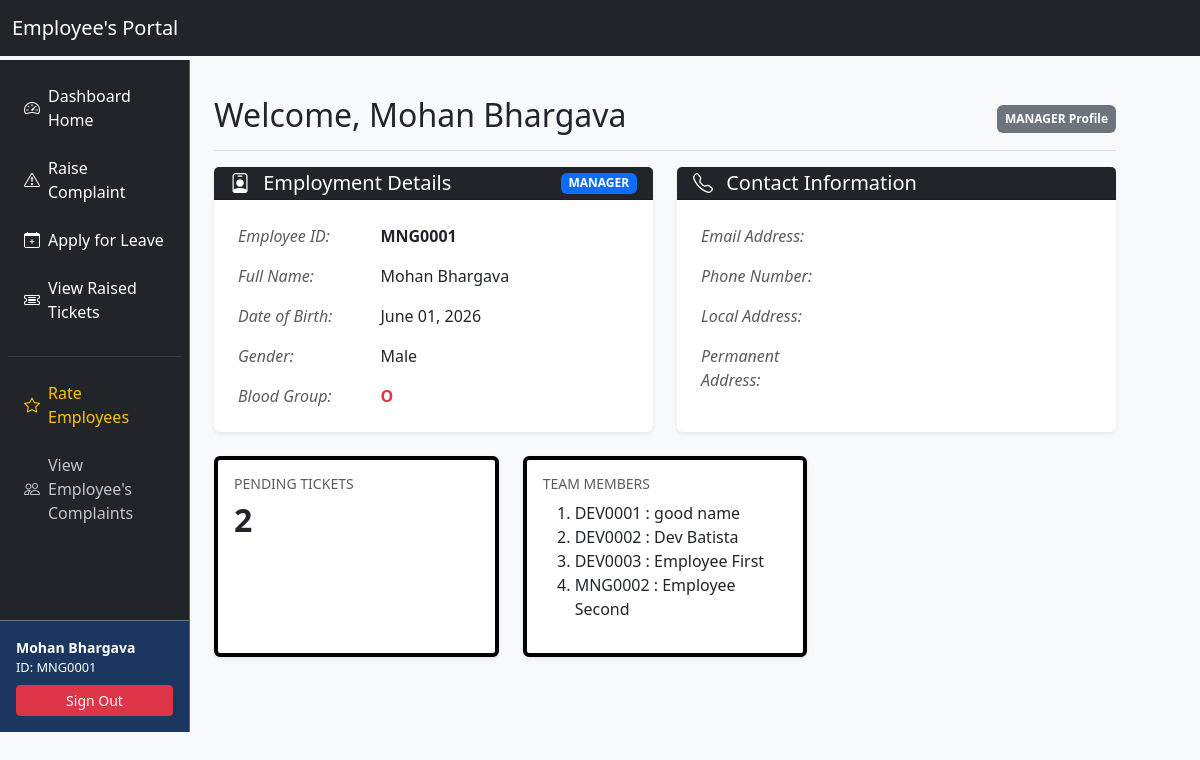
The app's page /dashboard/ (signed in), older data.
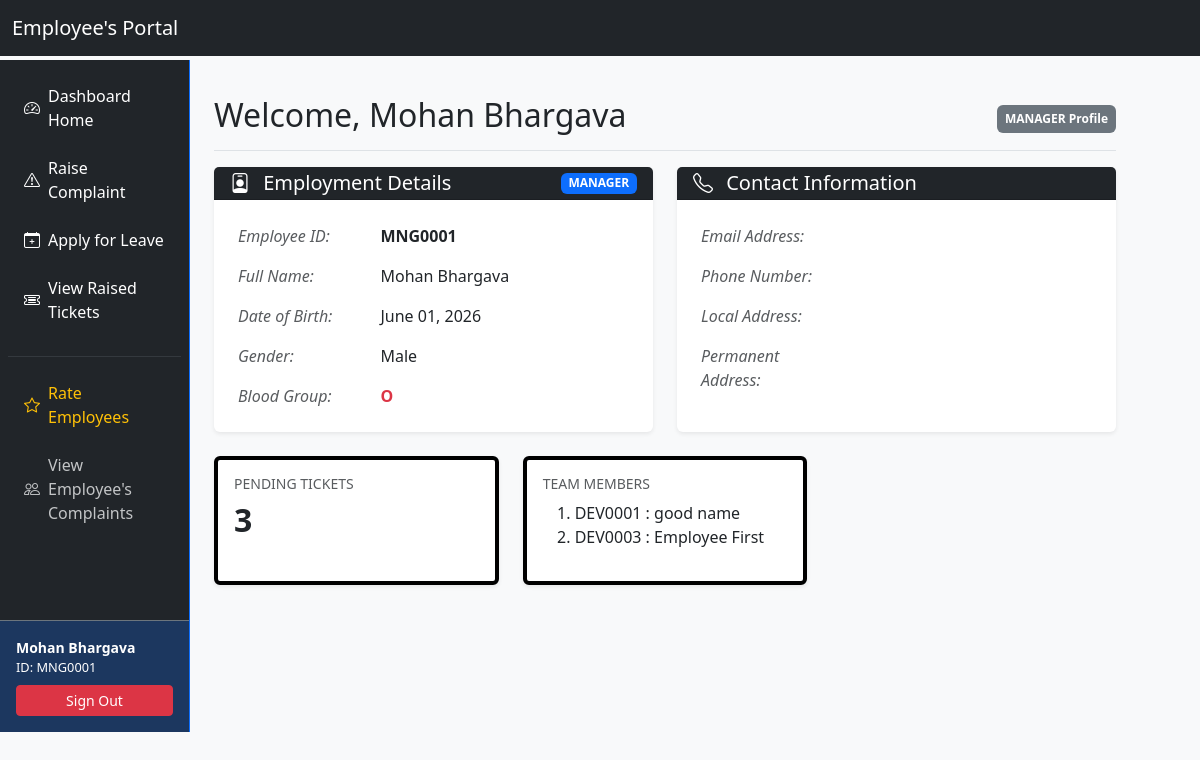
The same page, newer data.
### accounts/models.py (models this page shows, shortened)
class EmployeeInfo(models.Model):
    class RoleChoices(models.TextChoices):
        ADMIN = 'ADMIN', 'Admin'
        MANAGER = 'MANAGER', 'Manager'
        DEVELOPER = 'DEVELOPER', 'Developer'
    class GenderChoices(models.TextChoices):
        MALE = 'M', 'Male'
        FEMALE = 'F', 'Female'
        OTHER = 'O', 'Other'
    user = models.OneToOneField(User, on_delete=models.CASCADE, related_name='employee_profile')
    employee_id = models.CharField(max_length=20, unique=True, blank=True)
    name = models.CharField(max_length=100)
    role = models.CharField(max_length=20, choices=RoleChoices.choices, default=RoleChoices.DEVELOPER)
    dob = models.DateField(verbose_name="Date of Birth")
    gender = models.CharField(max_length=1, choices=GenderChoices.choices)
    blood_group = models.CharField(max_length=5)
    manager = models.ForeignKey(
        'self',
        null=True,
        blank=True,
        on_delete=models.SET_NULL,
        related_name='subordinates'
    )

### accounts/views.py (the view, shortened to what this page needs)
# urls.py: path('dashboard/', views.dashboard_home, name='dashboard'),
@login_required
def dashboard_home(request):
    user_profile = request.user.employee_profile
    if user_profile.role == 'MANAGER':
        subordinates = EmployeeInfo.objects.filter(
            manager=user_profile
        )
    else:
        subordinates = ""
    pending_tickets_count = Ticket.objects.filter(raised_by=user_profile).exclude(resolve_status='CLOSED').count()
    context = {
        'subordinates':subordinates,
        'pending':pending_tickets_count,
    }
    return render(request, 'accounts/dashboard.html',context)

### accounts/templates/accounts/dashboard.html (shortened to what the changed rows need)
{% extends 'accounts/base.html' %}
{% block mainContent %}
        <main class="col-md-7 ms-sm-auto col-lg-10 px-md-4 py-4">
            <div
                class="d-flex justify-content-between flex-wrap flex-md-nowrap align-items-center pt-3 pb-2 mb-3 border-bottom">
                <h1 class="h2">Welcome, {{ request.user.employee_profile.name }}</h1>
            </div>
            <div class="row g-4 mb-4">
                <div class="col-lg-6">
                    <div class="card h-100 shadow-sm border-0">
                        <div class="card-body">
                            <div class="table-responsive">
                                <table class="table table-borderless align-middle mb-0">
                                    <tbody>
                                        <tr>
                                            <th scope="row" class="text-muted fst-italic fw-normal py-2" style="width: 35%;">Employee ID:</th>
                                        </tr>
                                        <tr>
                                            <th scope="row" class="text-muted fw-normal py-2 fst-italic">Full Name:</th>
                                        </tr>
                                        <tr>
                                            <th scope="row" class="text-muted fw-normal py-2 fst-italic">Date of Birth:</th>
                                        </tr>
                                        <tr>
                                            <th scope="row" class="text-muted fw-normal py-2 fst-italic">Gender:</th>
                                        </tr>
                                        <tr>
                                            <th scope="row" class="text-muted fw-normal py-2 fst-italic">Blood Group:</th>
                                        </tr>
                                    </tbody>
                                </table>
                            </div>
                        </div>
                    </div>
                </div>
                <div class="col-lg-6">
                    <div class="card h-100 shadow-sm border-0">
                        <div class="card-body">
                            <div class="table-responsive">
                                <table class="table table-borderless align-middle mb-0">
                                    <tbody>
                                        <tr>
                                            <th scope="row" class="text-muted fw-normal py-2 fst-italic" style="width: 35%;">Email Address:
                                            </th>
                                        </tr>
                                        <tr>
                                            <th scope="row" class="text-muted fw-normal py-2 fst-italic">Phone Number:</th>
                                        </tr>
                                        <tr>
                                            <th scope="row" class="text-muted fw-normal py-2 fst-italic">Local Address:</th>
                                        </tr>
                                        <tr>
                                            <th scope="row" class="text-muted fw-normal py-2 fst-italic">Permanent Address:</th>
                                        </tr>
                                    </tbody>
                                </table>
                            </div>
                        </div>
                    </div>
                </div>
            </div>
            <div class="row row-cols-1 row-cols-md-3 g-4 mb-4">
                <div class="col">
                    <div class="card h-100 border-start border-black border-4 shadow-sm">
                        <div class="card-body">
                            <h6 class="card-title text-muted text-uppercase small">Pending Tickets</h6>
                            <p class="card-text h2 fw-bold">{% if pending %}
                                {{pending}}
                                {% else %}
                                No Pending Tickets
                                {% endif %}
                            </p>
                        </div>
                    </div>
                </div>
                {% if request.user.employee_profile.role == 'MANAGER' %}
                <div class="col">
                    <div class="card h-100 border-start border-black border-4 shadow-sm">
                        <div class="card-body">
                            <p class="card-text h2 fw-bold">
                                {% if subordinates %}
                                <ol>
                                {% for subordinate in subordinates %}
                                    <li>{{ subordinate.employee_id}} : {{ subordinate.name }}</li>
                                {% endfor %}
                                </ol>
                                {% else %}
                                No Employee found
                                {% endif %}
                            </p>
                        </div>
                    </div>
                </div>
                {% endif %}
            </div>
        </main>
{% endblock %}

Row changes from the older to the newer data that the page shows:
removed EmployeeInfo: employee_id "DEV0002", name "Dev Batista"
removed EmployeeInfo: employee_id "MNG0002", name "Employee Second"
Text that changed along with them:
{{ pending }}: "2" → "3"
